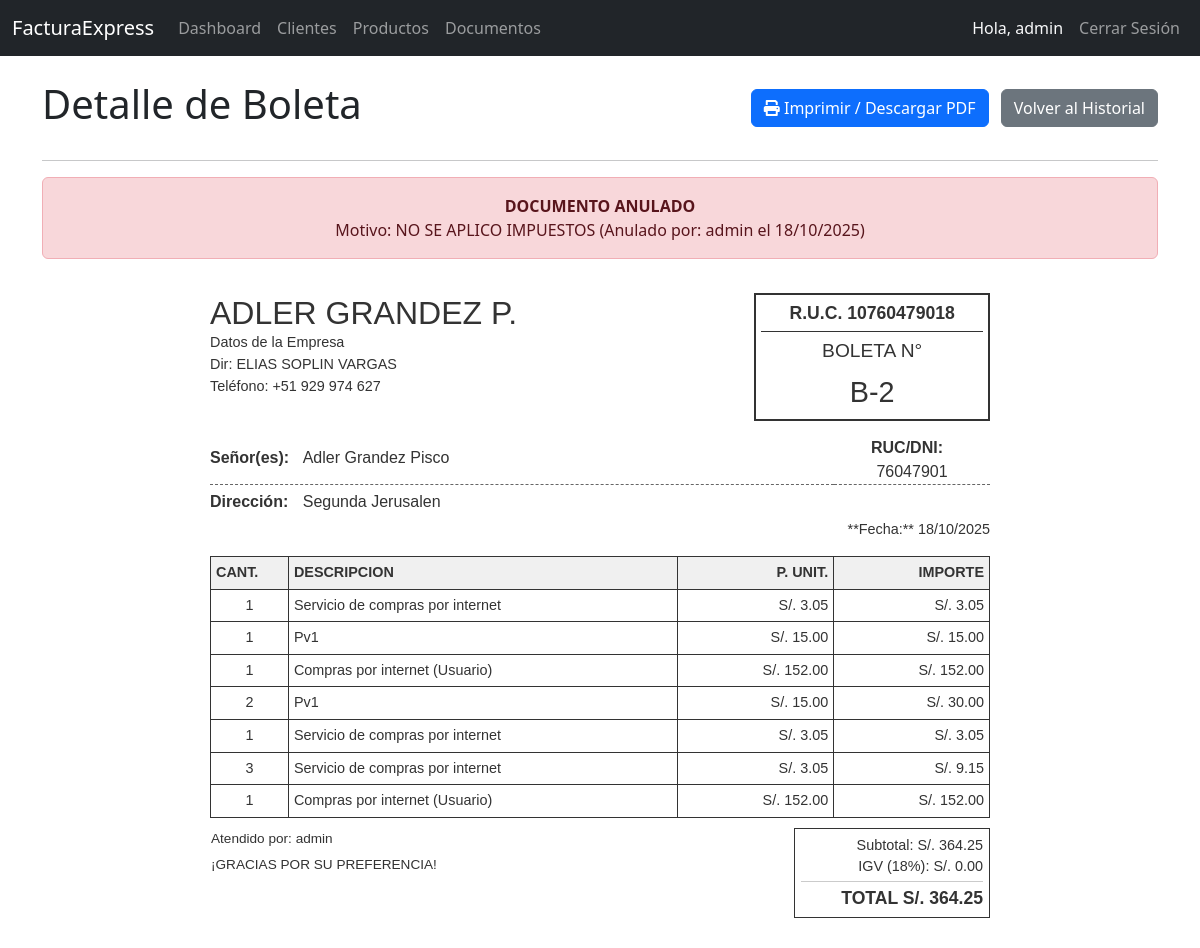
Screenshot of /documentos/3 (signed in) with the database file from the repository.
### models.py (models this page shows)
class User(db.Model, UserMixin):
    id = db.Column(db.Integer, primary_key=True)
    username = db.Column(db.String(80), unique=True, nullable=False)
    password_hash = db.Column(db.String(128), nullable=False)
    documentos = db.relationship('Documento', backref='atendido_por', lazy=True)

class Documento(db.Model):
    id = db.Column(db.Integer, primary_key=True)
    tipo = db.Column(db.String(10), nullable=False)
    numero_documento = db.Column(db.String(50), unique=True, nullable=False)
    fecha_emision = db.Column(db.DateTime, nullable=False, default=datetime.utcnow)
    subtotal = db.Column(db.Float, default=0.0)
    impuestos = db.Column(db.Float, default=0.0)
    total = db.Column(db.Float, default=0.0)
    anulado = db.Column(db.Boolean, default=False)
    motivo_anulacion = db.Column(db.Text, nullable=True)
    fecha_anulacion = db.Column(db.DateTime, nullable=True)
    cliente_id = db.Column(db.Integer, db.ForeignKey('cliente.id'), nullable=False)
    user_id = db.Column(db.Integer, db.ForeignKey('user.id'), nullable=False)
    detalles = db.relationship('DetalleDocumento', backref='documento', lazy=True)

class Cliente(db.Model):
    id = db.Column(db.Integer, primary_key=True)
    nombre = db.Column(db.String(100), nullable=False)
    ruc_dni = db.Column(db.String(20), unique=True, nullable=False)
    direccion = db.Column(db.String(200), nullable=True)
    documentos = db.relationship('Documento', backref='cliente', lazy=True)

class Producto(db.Model):
    id = db.Column(db.Integer, primary_key=True)
    nombre = db.Column(db.String(100), nullable=False)
    precio_unitario = db.Column(db.Float, nullable=False)
    detalles = db.relationship('DetalleDocumento', backref='producto', lazy=True)

class DetalleDocumento(db.Model):
    id = db.Column(db.Integer, primary_key=True)
    cantidad = db.Column(db.Integer, nullable=False)
    precio_unitario = db.Column(db.Float, nullable=False)
    documento_id = db.Column(db.Integer, db.ForeignKey('documento.id'), nullable=False)
    producto_id = db.Column(db.Integer, db.ForeignKey('producto.id'), nullable=False)

### main.py (the view)
@main_bp.route('/documentos/<int:documento_id>')
@login_required
def ver_documento(documento_id):
    documento = Documento.query.get_or_404(documento_id)
    empresa_data = {
        'nombre': current_app.config.get('EMPRESA_NOMBRE', 'Nombre de Empresa No Configurado'),
        'direccion': current_app.config.get('EMPRESA_DIRECCION', 'Dirección No Configurada'),
        'telefono': current_app.config.get('EMPRESA_TELEFONO', 'Teléfono No Configurado'),
        'correo': current_app.config.get('EMPRESA_CORREO', 'Correo No Configurado')
    }
    cliente = Cliente.query.get_or_404(documento.cliente_id)
    empleado = User.query.get_or_404(documento.user_id)
    detalles = DetalleDocumento.query.filter_by(documento_id=documento.id).all()
    detalles_con_nombres = []
    for detalle in detalles:
        producto_nombre = Producto.query.get(detalle.producto_id).nombre if detalle.producto_id else 'Servicio Eliminado'
        detalles_con_nombres.append({
            'nombre': producto_nombre,
            'cantidad': detalle.cantidad,
            'precio_unitario': detalle.precio_unitario,
            'total_linea': detalle.cantidad * detalle.precio_unitario
        })
    return render_template(
        'documento_detalle.html',
        documento=documento,
        cliente=cliente,
        empleado=empleado,
        detalles=detalles_con_nombres,
        empresa=empresa_data # Pasar datos de la empresa a la plantilla
    )

### app.py (called while the page is built)
def create_app():
    app = Flask(__name__)
    app.config['SECRET_KEY'] = 'tu_nueva_clave_secreta_aqui_cambiala'
    app.config['SQLALCHEMY_DATABASE_URI'] = 'sqlite:///facturacion.db'
    app.config['SQLALCHEMY_TRACK_MODIFICATIONS'] = False
    app.config['EMPRESA_NOMBRE'] = 'ADLER GRANDEZ P.'
    app.config['EMPRESA_DIRECCION'] = 'ELIAS SOPLIN VARGAS'
    app.config['EMPRESA_TELEFONO'] = '+51 929 974 627'
    app.config['EMPRESA_CORREO'] = 'A76047901@GMAIL.COM'
    app.config['EMPRESA_RUC'] = '1076047901' # <-- ¡NUEVO CAMPO CON RUC CORREGIDO!
    db.init_app(app)
    login_manager = LoginManager()
    login_manager.login_view = 'auth.login'
    login_manager.init_app(app)
    @login_manager.user_loader
    def load_user(user_id):
        return User.query.get(int(user_id))
    app.register_blueprint(auth_bp, url_prefix='/auth')
    app.register_blueprint(main_bp)
    return app

### templates/documento_detalle.html (shortened to what this page needs)
{% extends "base.html" %}
{% block content %}
<div class="row">
    <div class="col-12">
        <div class="d-flex justify-content-between align-items-center mb-4 print-hide">
            <h1>Detalle de {{ documento.tipo }}</h1>
            <div>
                <button onclick="window.print()" class="btn btn-primary me-2">
                    <i class="fas fa-print"></i> Imprimir / Descargar PDF
                </button>
                <a href="{{ url_for('main.documentos_index') }}" class="btn btn-secondary">Volver al Historial</a>
            </div>
        </div>
        <hr class="print-hide">
        {% if documento.anulado %}
        <div class="alert alert-danger text-center mb-4">
            <strong>DOCUMENTO ANULADO</strong>
            <p class="mb-0">Motivo: {{ documento.motivo_anulacion }} (Anulado por: {{ empleado.username }} el {{ documento.fecha_anulacion.strftime('%d/%m/%Y') }})</p>
        </div>
        {% endif %}
        <div class="boleta-container">
            <table class="header-table" width="100%">
                <tr>
                    <td style="width: 70%; vertical-align: top;">
                        <div class="company-info">
                            <h2 style="margin: 0;">{{ empresa.nombre }}</h2>
                            <p style="margin: 0; font-size: 0.9em;">Datos de la Empresa</p>
                            <p style="margin: 0; font-size: 0.9em;">Dir: {{ empresa.direccion }}</p>
                            <p style="margin: 0; font-size: 0.9em;">Teléfono: {{ empresa.telefono }}</p>
                        </div>
                    </td>
                    <td style="width: 30%; text-align: center; border: 2px solid #333;">
                        <div style="padding: 5px;">
                            <strong style="font-size: 1.1em;">R.U.C. 10760479018</strong>
                            <div style="font-size: 1.2em; border-top: 1px solid #333; margin-top: 5px; padding-top: 5px;">
                                {{ documento.tipo | upper }} N°
                                <p style="font-size: 1.5em; margin: 5px 0 0;">{{ documento.numero_documento }}</p>
                            </div>
                        </div>
                    </td>
                </tr>
            </table>
            <table class="date-client-table" width="100%" style="margin-top: 15px;">
                <tr>
                    <td colspan="2" style="padding-bottom: 5px; border-bottom: 1px dashed #666;">
                        <strong style="margin-right: 10px;">Señor(es):</strong> {{ cliente.nombre }}
                    </td>
                    <td colspan="1" style="width: 20%; text-align: center; border-bottom: 1px dashed #666;">
                        <strong style="margin-right: 10px;">RUC/DNI:</strong> {{ cliente.ruc_dni }}
                    </td>
                </tr>
                <tr>
                    <td colspan="3" style="padding-top: 5px;">
                        <strong style="margin-right: 10px;">Dirección:</strong> {{ cliente.direccion or 'N/A' }}
                    </td>
                </tr>
                <tr>
                    <td colspan="3" style="padding-top: 5px; text-align: right; font-size: 0.9em;">
                        **Fecha:** {{ documento.fecha_emision.strftime('%d/%m/%Y') }}
                    </td>
                </tr>
            </table>
            <table class="items-table" width="100%" cellspacing="0" cellpadding="5" style="margin-top: 15px; border: 1px solid #333;">
                <thead>
                    <tr style="background-color: #f0f0f0;">
                        <th style="width: 10%; border-right: 1px solid #333;">CANT.</th>
                        <th style="width: 50%; border-right: 1px solid #333;">DESCRIPCION</th>
                        <th style="width: 20%; border-right: 1px solid #333; text-align: right;">P. UNIT.</th>
                        <th style="width: 20%; text-align: right;">IMPORTE</th>
                    </tr>
                </thead>
                <tbody>
                    {% for detalle in detalles %}
                    <tr>
                        <td style="border-right: 1px solid #333; border-top: 1px solid #333; text-align: center;">{{ detalle.cantidad }}</td>
                        <td style="border-right: 1px solid #333; border-top: 1px solid #333;">{{ detalle.nombre }}</td>
                        <td style="border-right: 1px solid #333; border-top: 1px solid #333; text-align: right;">S/. {{ "{:,.2f}".format(detalle.precio_unitario) }}</td>
                        <td style="border-top: 1px solid #333; text-align: right;">S/. {{ "{:,.2f}".format(detalle.total_linea) }}</td>
                    </tr>
                    {% endfor %}
                </tbody>
            </table>
            <table class="footer-table" width="100%" style="margin-top: 10px;">
                <tr>
                    <td style="width: 75%; font-size: 0.85em; vertical-align: top;">
                        <p style="margin: 0;">Atendido por: {{ empleado.username }}</p>
                        <p style="margin: 5px 0 0;">¡GRACIAS POR SU PREFERENCIA!</p>
                    </td>
                    <td style="width: 25%; text-align: right; border: 1px solid #333;">
                        <div style="padding: 5px;">
                            <p style="margin: 0; font-size: 0.9em;">Subtotal: S/. {{ "{:,.2f}".format(documento.subtotal) }}</p>
                            <p style="margin: 0; font-size: 0.9em;">IGV (18%): S/. {{ "{:,.2f}".format(documento.impuestos) }}</p>
                            <hr style="border-top: 1px solid #333; margin: 3px 0;">
                            <strong style="font-size: 1.1em;">TOTAL S/. {{ "{:,.2f}".format(documento.total) }}</strong>
                        </div>
                    </td>
                </tr>
            </table>
        </div> </div>
</div>
{% endblock %}

### templates/base.html (shortened to what this page needs)
<!DOCTYPE html>
<html lang="es">
<head>
    <link href="https://cdn.jsdelivr.net/npm/bootstrap@5.3.3/dist/css/bootstrap.min.css" rel="stylesheet">
    <link rel="stylesheet" href="https://cdnjs.cloudflare.com/ajax/libs/font-awesome/6.0.0-beta3/css/all.min.css">
</head>
<body>
    <nav class="navbar navbar-expand-lg navbar-dark bg-dark">
        <div class="container-fluid">
            <a class="navbar-brand" href="{{ url_for('main.index') }}">FacturaExpress</a>
            <div class="collapse navbar-collapse" id="navbarNav">
                <ul class="navbar-nav me-auto mb-2 mb-lg-0">
                    {% if current_user.is_authenticated %}
                        <li class="nav-item">
                            <a class="nav-link" href="{{ url_for('main.index') }}">Dashboard</a>
                        </li>
                        <li class="nav-item">
                            <a class="nav-link" href="{{ url_for('main.clientes_index') }}">Clientes</a>
                        </li>
                        <li class="nav-item">
                            <a class="nav-link" href="{{ url_for('main.productos_index') }}">Productos</a>
                        </li>
                        <li class="nav-item">
                            <a class="nav-link" href="{{ url_for('main.documentos_index') }}">Documentos</a>
                        </li>
                    {% endif %}
                </ul>
                <ul class="navbar-nav ms-auto">
                    {% if current_user.is_authenticated %}
                        <li class="nav-item">
                            <span class="nav-link text-light">Hola, {{ current_user.username }}</span>
                        </li>
                        <li class="nav-item">
                            <a class="nav-link btn btn-sm btn-outline-danger" href="{{ url_for('auth.logout') }}">Cerrar Sesión</a>
                        </li>
                    {% endif %}
                </ul>
            </div>
        </div>
    </nav>
    <div class="container mt-4">
        {% block content %}{% endblock %}
    </div>
</body>
</html>

### templates/documento_detalle.html (style rules this page uses)
.boleta-container { max-width: 800px; margin: 20px auto; padding: 10px; font-family: Arial, sans-serif; color: #333; background-color: white; }
.header-table td, .date-client-table td { padding: 0; }
.items-table th { font-size: 0.9em; text-transform: uppercase; }
.items-table td { font-size: 0.9em; }
.print-hide { display: flex; }

### rows the page displays
User: username "admin"
Documento: tipo "Boleta", motivo_anulacion "NO SE APLICO IMPUESTOS", fecha_anulacion "18/10/2025", tipo "BOLETA", numero_documento "B-2", fecha_emision "18/10/2025", subtotal "364.25", impuestos "0.00", total "364.25"
Cliente: nombre "Adler Grandez Pisco", ruc_dni "76047901", direccion "Segunda Jerusalen"
Producto: nombre "Servicio de compras por internet" "Servicio de compras por internet" "Servicio de compras por internet"
DetalleDocumento: precio_unitario "3.05"
Producto: nombre "Pv1" "Pv1"
DetalleDocumento: precio_unitario "15.00"
Producto: nombre "Compras por internet (Usuario)" "Compras por internet (Usuario)"
DetalleDocumento: precio_unitario "152.00"
DetalleDocumento: precio_unitario "15.00"
DetalleDocumento: precio_unitario "3.05"
DetalleDocumento: precio_unitario "3.05"
DetalleDocumento: precio_unitario "152.00"

### other values shown
{{ empresa.nombre }} "ADLER GRANDEZ P."
{{ empresa.direccion }} "ELIAS SOPLIN VARGAS"
{{ empresa.telefono }} "+51 929 974 627"
{{ detalle.cantidad }} "1" "1" "1" "2" "1" "3" "1"
{{ "{:,.2f}".format(detalle.total_linea) }} "3.05" "15.00" "152.00" "30.00" "3.05" "9.15" "152.00"
